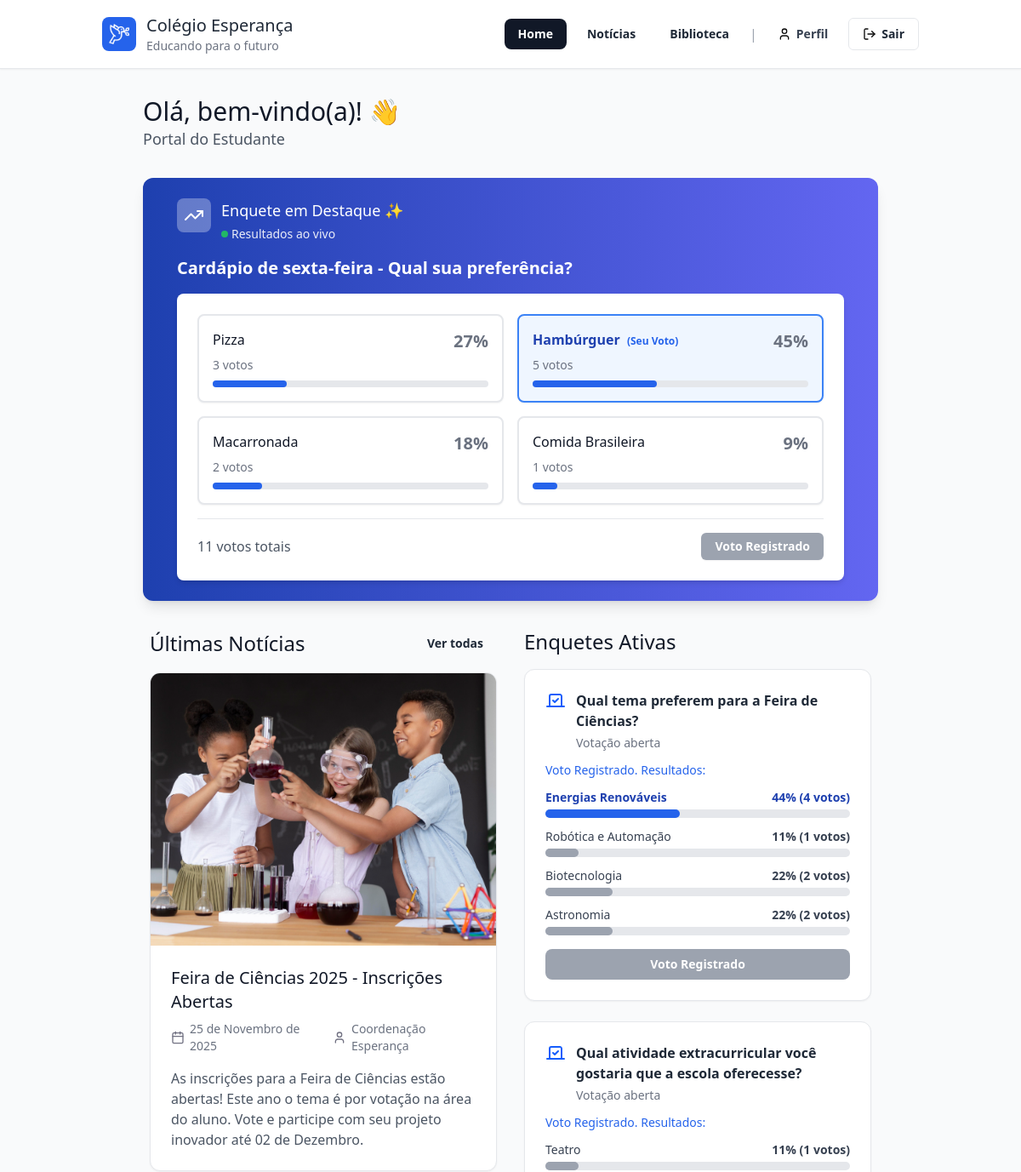
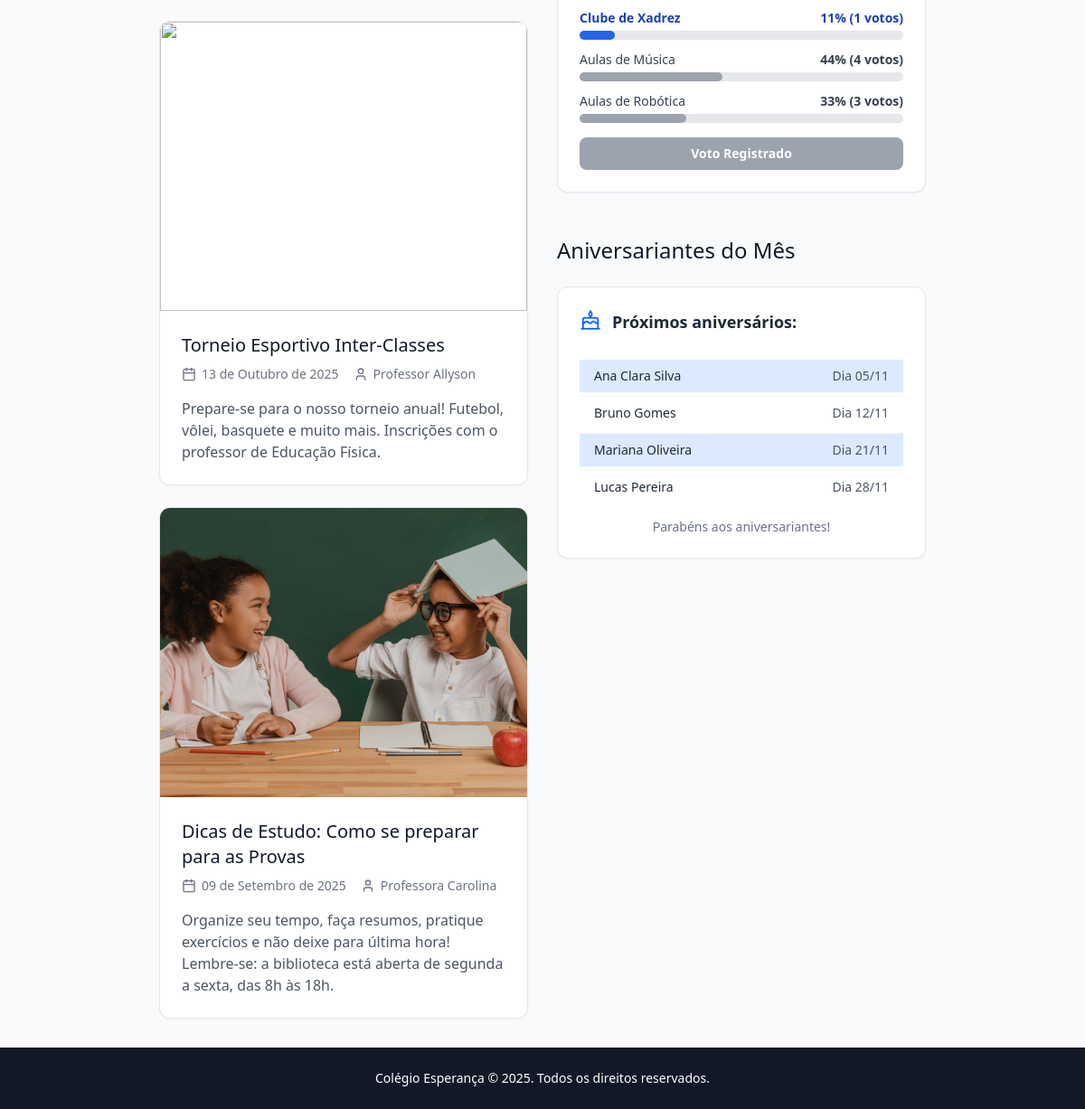
The app's page /area_aluno.php (signed in) with its own data (2 pictures, top to bottom).
### tables this page shows
CREATE TABLE `enquetes` (
  `id` int(10) NOT NULL,
  `pergunta` varchar(255) NOT NULL,
  `ativa` tinyint(1) NOT NULL DEFAULT 1,
  `data_criacao` timestamp NOT NULL DEFAULT current_timestamp(),
  `destaque` tinyint(1) NOT NULL DEFAULT 0
);

CREATE TABLE `opcoes_enquete` (
  `id` int(10) NOT NULL,
  `enquete_id` int(10) NOT NULL,
  `texto_opcao` varchar(100) NOT NULL
);

### area_aluno.php (the view, shortened to what the rows shown need)
<?php
require_once 'includes/funcoes.php';
require_once 'includes/conexao.php';
$id_aluno_logado = (int)$_SESSION['usuario_id'];
$enquetes_temp = [];
$enquetes_destaque = [];
$enquetes_normais = [];
$sql_enquetes = "
    SELECT
        e.id AS enquete_id,
        e.pergunta,
        e.destaque,
        o.id AS opcao_id,
        o.texto_opcao
    FROM
        enquetes e
    JOIN
        opcoes_enquete o ON e.id = o.enquete_id
    WHERE
        e.ativa = 1
    ORDER BY
        e.destaque DESC, e.id, o.id
";
$result_enquetes = $conn->query($sql_enquetes);
if ($result_enquetes && $result_enquetes->num_rows > 0) {
  while ($row = $result_enquetes->fetch_assoc()) {
    $enquete_id = $row['enquete_id'];
    if (!isset($enquetes_temp[$enquete_id])) {
      $enquetes_temp[$enquete_id] = [
        'id' => $enquete_id,
        'pergunta' => htmlspecialchars($row['pergunta']),
        'destaque' => $row['destaque'],
        'opcoes' => [],
      ];
    }
    $enquetes_temp[$enquete_id]['opcoes'][] = [
      'id' => $row['opcao_id'],
      'texto' => htmlspecialchars($row['texto_opcao'])
    ];
  }
}
foreach ($enquetes_temp as $enquete_id => $enquete) {
  $voto_aluno = checar_voto_usuario($conn, $enquete_id, $id_aluno_logado);
  $enquete['votou'] = $voto_aluno !== null;
  $enquete['voto_aluno'] = $voto_aluno;
  $total_votos = calcular_total_votos($conn, $enquete_id);
  $sql_resultados = "SELECT v.opcao_id, COUNT(v.id) AS contagem FROM votos v WHERE v.enquete_id = {$enquete_id} GROUP BY v.opcao_id";
  $votos_por_opcao = [];
  $result_resultados = $conn->query($sql_resultados);
  while ($row = $result_resultados->fetch_assoc()) {
    $votos_por_opcao[$row['opcao_id']] = $row['contagem'];
  }
  $enquete['total_votos'] = $total_votos;
  $enquete['resultados'] = [];
  foreach ($enquete['opcoes'] as $opcao) {
    $contagem = $votos_por_opcao[$opcao['id']] ?? 0;
    $porcentagem = $total_votos > 0 ? round(($contagem / $total_votos) * 100) : 0;
    $enquete['resultados'][] = [
      'opcao_id' => $opcao['id'],
      'texto' => $opcao['texto'],
      'contagem' => $contagem,
      'porcentagem' => $porcentagem
    ];
  }
  if ($enquete['destaque'] == 1) {
    $enquetes_destaque[$enquete_id] = $enquete;
  } else {
    $enquetes_normais[$enquete_id] = $enquete;
  }
}
?>
<!DOCTYPE html>
<html lang="pt-BR">
<head>
  <script src="https://cdn.tailwindcss.com"></script>
</head>
<body class="bg-gray-50">
  <header class="bg-white border-b border-gray-200 shadow-sm sticky top-0 z-50">
    <div class="container mx-auto">
      <div class="px-8 py-4 flex justify-between items-center">
        <a href="index.php" class="flex items-center gap-3">
          <div>
            <h1 class="text-xl font-regular text-gray-800">Colégio Esperança</h1>
          </div>
        </a>
      </div>
    </div>
  </header>
  <main class="container mx-auto px-6 lg:px-20 py-8">
    <div class="mb-8">
      <h1 class="text-3xl font-regular text-gray-900">Olá, bem-vindo(a)! 👋</h1>
    </div>
    <?php if (!empty($enquetes_destaque)): ?>
      <?php $destaque = reset($enquetes_destaque);
      ?>
      <div class="bg-gradient-to-r from-blue-800 to-indigo-500 text-white p-6 rounded-xl shadow-lg mb-8 px-10">
        <div class="flex items-start gap-3 mb-4">
          <div class="w-10 h-10 bg-white/30 rounded-lg flex items-center justify-center flex-shrink-0">
            <img class="w-6 h-6" src="img/enquete.svg">
          </div>
          <div>
            <span class="text-lg font-regular block">Enquete em Destaque ✨</span>
            <span class="flex items-center font-regular gap-1 text-sm opacity-90 mt-1">
              <span class="w-2 h-2 bg-green-500 rounded-full animate-pulse"></span>
              Resultados ao vivo
            </span>
          </div>
        </div>
        <h3 class="text-xl font-semibold mb-4"><?php echo $destaque['pergunta']; ?></h3>
        <div class="bg-white text-gray-900 p-6 rounded-lg shadow-md relative z-10">
          <form id="form-destaque-<?php echo $destaque['id']; ?>" method="POST" action="/portal-escola/processa/processa_voto.php">
            <div class="grid grid-cols-2 md:grid-cols-2 gap-4 mb-4" id="poll-options-destaque">
              <?php foreach ($destaque['resultados'] as $opcao): ?>
                <?php
                $is_voted = $destaque['votou'] && ($opcao['opcao_id'] == $destaque['voto_aluno']);
                $border_class = $is_voted ? 'border-blue-500 bg-blue-50' : 'border-gray-200 bg-white hover:border-blue-400';
                $bar_color = ($destaque['total_votos'] > 0 || $is_voted) ? 'bg-blue-600' : 'bg-gray-400';
                $disabled_class = $destaque['votou'] ? 'cursor-default' : 'cursor-pointer';
                ?>
                <div
                  class="poll-option-destaque p-4 rounded-lg border-2 transition-all duration-300 shadow-sm <?php echo $border_class; ?> <?php echo $disabled_class; ?>"
                  data-enquete-id="<?php echo $destaque['id']; ?>"
                  data-opcao-id="<?php echo $opcao['opcao_id']; ?>"
                  onclick="<?php echo $destaque['votou'] ? '' : 'votarDestaque(this)'; ?>">
                  <div class="flex justify-between items-start mb-1">
                    <span class="text-m font-regular <?php echo $is_voted ? 'text-blue-800 font-semibold' : 'text-gray-900'; ?>">
                      <?php echo $opcao['texto']; ?>
                      <?php if ($is_voted): ?> <span class="text-xs font-bold text-blue-600 ml-1">(Seu Voto)</span> <?php endif; ?>
                    </span>
                    <span class="text-xl font-semibold text-gray-500">
                      <?php echo $opcao['porcentagem']; ?>%
                    </span>
                  </div>
                  <p class="text-sm text-gray-500 mb-2"><?php echo $opcao['contagem']; ?> votos</p>
                  <div class="w-full bg-gray-200 rounded-full h-2">
                    <div class="<?php echo $bar_color; ?> h-2 rounded-full poll-progress" style="width: <?php echo $opcao['porcentagem']; ?>%"></div>
                  </div>
                </div>
              <?php endforeach; ?>
            </div>
            <div class="border-t border-gray-200 pt-4 flex justify-between items-center">
              <span class="text-m text-gray-600 justify-self-start"><?php echo $destaque['total_votos']; ?> votos totais</span>
              <?php if ($destaque['votou']): ?>
                <button disabled class="bg-gray-400 text-white px-4 py-1.5 rounded-md text-sm font-semibold shadow-sm cursor-not-allowed">
                  Voto Registrado
                </button>
              <?php else: ?>
                <button type="button" onclick="enviarVotoDestaque(<?php echo $destaque['id']; ?>)" id="btn-votar-destaque-<?php echo $destaque['id']; ?>" class="bg-blue-600 text-white px-4 py-1.5 rounded-md text-sm font-semibold hover:bg-blue-700 transition duration-200 shadow-sm">
                  Votar Agora
                </button>
              <?php endif; ?>
            </div>
          </form>
        </div>
      </div>
    <?php endif; ?>
    <div class="grid grid-cols-1 lg:grid-cols-2 gap-8 px-2">
      <div>
        <div class="flex justify-between items-center mb-4">
          <h2 class="text-2xl font-regular text-gray-900">Últimas Notícias</h2>
        </div>
      </div>
      <div>
        <h2 class="text-2xl font-regul text-gray-900 mb-4">Enquetes Ativas</h2>
        <div class="space-y-6">
          <?php foreach ($enquetes_normais as $enquete): ?>
            <div class="bg-white rounded-xl border border-gray-200 p-6 shadow-sm">
              <div class="flex items-start gap-3 mb-3">
                <img class="w-6 h-6" src="img/voto.svg">
                <div>
                  <h3 class="text-base font-semibold text-gray-800"><?php echo $enquete['pergunta']; ?></h3>
                  <p class="text-sm text-gray-500 mt-1">Votação aberta</p>
                </div>
              </div>
              <?php if ($enquete['votou']): ?>
                <p class="text-sm font-medium text-blue-600 mb-3">Voto Registrado. Resultados:</p>
                <div class="space-y-3">
                  <?php foreach ($enquete['resultados'] as $opcao): ?>
                    <?php
                    $is_voted_option = ($opcao['opcao_id'] == $enquete['voto_aluno']);
                    $text_class = $is_voted_option ? 'text-blue-800 font-bold' : 'text-gray-700';
                    $bg_class = $is_voted_option ? 'bg-blue-600' : 'bg-gray-400';
                    ?>
                    <div class="flex flex-col">
                      <div class="flex justify-between text-sm mb-1">
                        <span class="<?php echo $text_class; ?>"><?php echo $opcao['texto']; ?></span>
                        <span class="font-semibold <?php echo $text_class; ?>"><?php echo $opcao['porcentagem']; ?>% (<?php echo $opcao['contagem']; ?> votos)</span>
                      </div>
                      <div class="w-full bg-gray-200 rounded-full h-2.5">
                        <div
                          class="poll-progress h-2.5 rounded-full <?php echo $bg_class; ?>"
                          style="width: <?php echo $opcao['porcentagem']; ?>%"></div>
                      </div>
                    </div>
                  <?php endforeach; ?>
                </div>
                <button disabled class="vote-button mt-4 w-full bg-gray-400 text-white py-2 px-6 rounded-lg text-sm font-semibold flex items-center justify-center gap-1 cursor-not-allowed">
                  Voto Registrado
                </button>
              <?php endif; ?>
            </div>
          <?php endforeach; ?>
        </div>
        <h2 class="text-2xl font-regular text-gray-900 mt-12">Aniversariantes do Mês</h2>
      </div>
    </div>
  </main>
</body>
</html>

### records on screen
enquetes: pergunta "Cardápio de sexta-feira - Qual sua preferência?"
opcoes_enquete: texto_opcao "Pizza", porcentagem "27", contagem "3"
opcoes_enquete: texto_opcao "Hambúrguer", shows "(Seu Voto)", porcentagem "45", contagem "5"
opcoes_enquete: texto_opcao "Macarronada", porcentagem "18", contagem "2"
opcoes_enquete: texto_opcao "Comida Brasileira", porcentagem "9", contagem "1"
opcoes_enquete: enquete.pergunta "Qual tema preferem para a Feira de Ciências?", texto_opcao "Energias Renováveis", porcentagem "44", contagem "4"
opcoes_enquete: texto_opcao "Robótica e Automação", porcentagem "11", contagem "1"
opcoes_enquete: texto_opcao "Biotecnologia", porcentagem "22", enquete "2"
opcoes_enquete: texto_opcao "Astronomia", porcentagem "22", enquete "2"
opcoes_enquete: texto_opcao "Teatro", porcentagem "11", contagem "1"
opcoes_enquete: texto_opcao "Clube de Xadrez", porcentagem "11", contagem "1"
opcoes_enquete: texto_opcao "Aulas de Música", porcentagem "44", contagem "4"
opcoes_enquete: texto_opcao "Aulas de Robótica", porcentagem "33", enquete "3"

### other values on screen
$destaque['total_votos'] "11"
$enquete['pergunta'] "Qual atividade extracurricular você gostaria que a escola oferecesse?"
